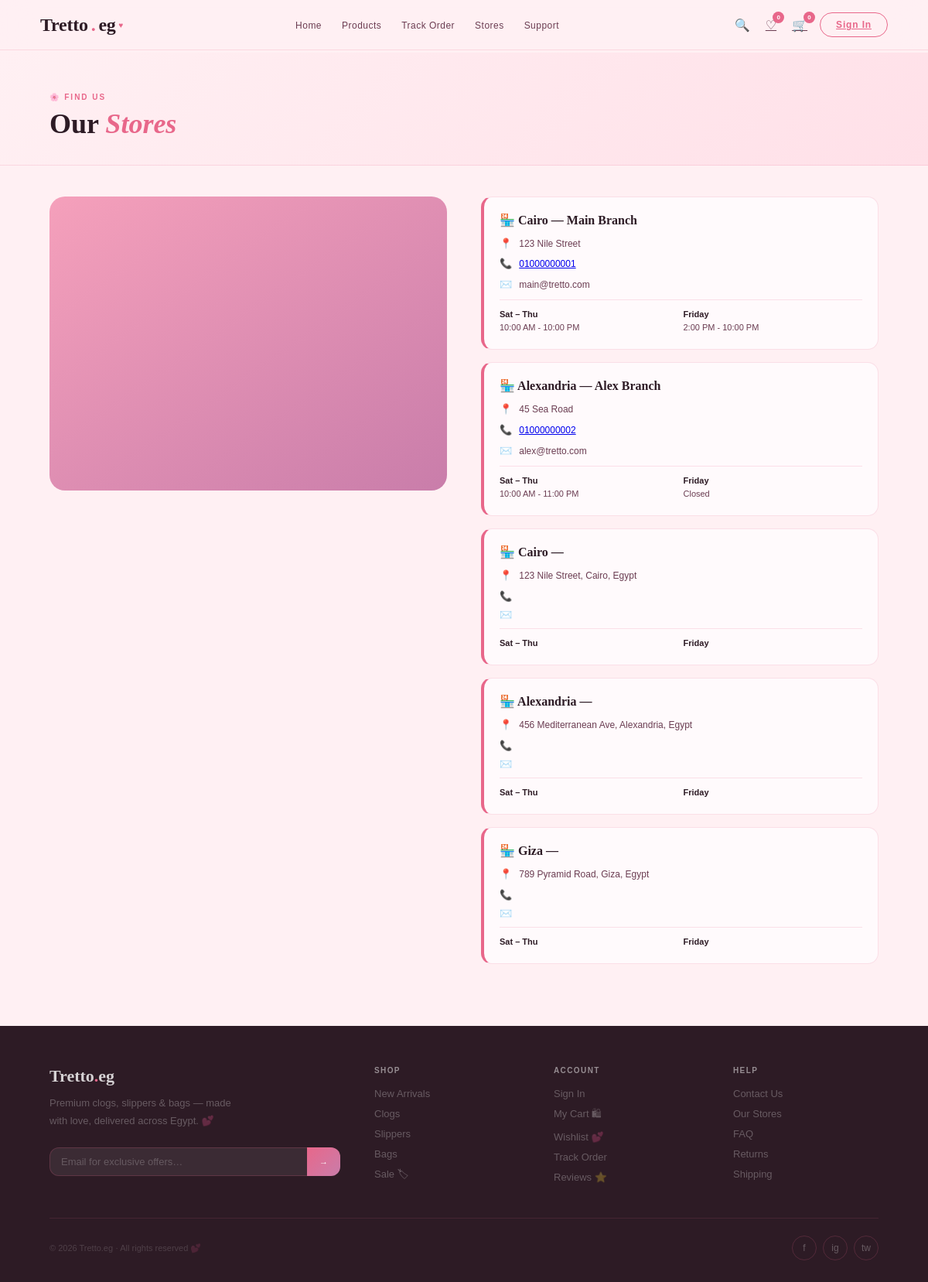
The page /MVC/View/GUI/location.php on the database as committed earlier.
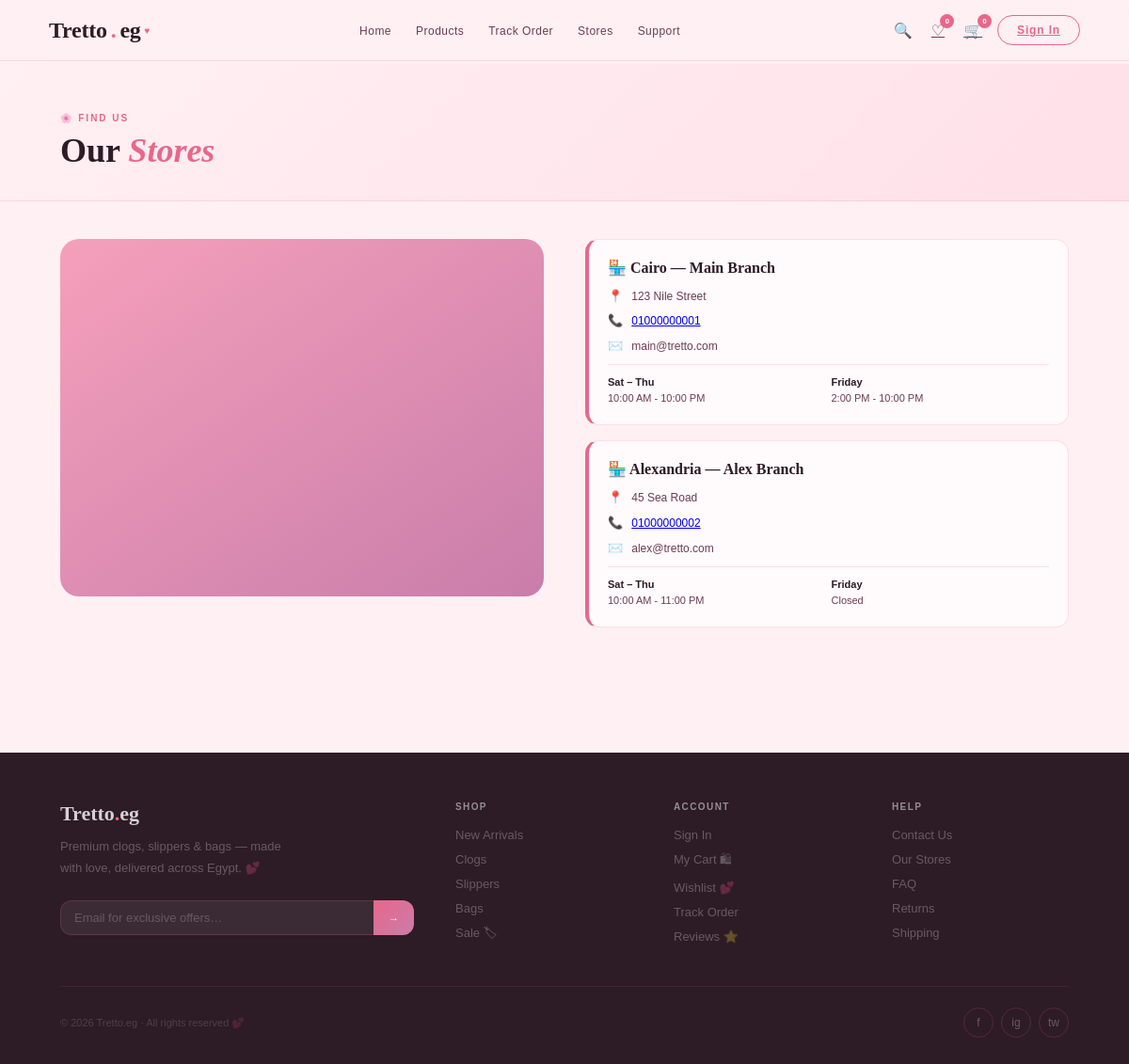
The same page on the database as committed later.
### tables this page shows
CREATE TABLE StoreLocation (
    BranchID INT PRIMARY KEY AUTO_INCREMENT,
    city VARCHAR
(100) NOT NULL,
    name VARCHAR
(100) NOT NULL,
    address VARCHAR
(255) NOT NULL,
    phone VARCHAR
(20) NOT NULL,
    email VARCHAR
(100) NOT NULL,
    sat_thu_hours VARCHAR
(100),
    friday_hours VARCHAR
(100),
    map_link TEXT
);

### MVC/Controller/storelocation_Controller.php (called while the page is built)
<?php
require_once __DIR__ . '/../Model/storelocation.php';
function getLocationsForView($conn) {
    $locationModel = new Location($conn);
    return $locationModel->getAllLocations();
}
?>

### MVC/Model/storelocation.php (called while the page is built)
<?php
class Location
{
    private $db;
    public function __construct($conn)
    {
        $this->db = $conn;
    }
    public function getAllLocations()
    {
        $result = $this->db->query("SELECT * FROM StoreLocation");
        return $result->fetch_all(MYSQLI_ASSOC);
    }
}
?>

### MVC/View/GUI/location.php (the view, shortened to what this page needs)
<!DOCTYPE html>
<html lang="en">
<head>
    <link rel="stylesheet" href="../css/main.css">
    <link rel="stylesheet" href="../css/location.css">
    <link rel="stylesheet" href="../css/navbar.css">
</head>
<body>
    <?php include 'component/navbar.php'; ?>
    <?php
    require_once __DIR__ . '/../../Controller/storelocation_Controller.php';
    require_once __DIR__ . '/../../../db.php';
    $locations = getLocationsForView($conn);
    $activeMap = $locations[0]['map_link'] ?? '';
    ?>
    <div class="page" id="page-location">
        <div class="page-header">
            <div class="sec-tag">🌸 Find Us</div>
            <h1 class="sec-title">Our <em>Stores</em></h1>
        </div>
        <div class="page-wrap">
            <div class="location-layout">
                <div class="map-box">
                    <iframe id="store-map" src="<?= $activeMap ?>" width="100%" height="400" style="border:0;"
                        allowfullscreen="" loading="lazy"></iframe>
                </div>
                <div class="loc-cards">
                    <?php foreach ($locations as $loc): ?>
                        <div class="loc-card" onclick="document.getElementById('store-map').src='<?= $loc['map_link'] ?>'">
                            <div class="lc-title">🏪 <?= $loc['city'] ?> — <?= $loc['name'] ?></div>
                            <div class="lc-row"><span class="lc-ico">📍</span><span
                                    class="lc-txt"><?= $loc['address'] ?></span></div>
                            <div class="lc-row"><span class="lc-ico">📞</span><span class="lc-txt"><a
                                        href="tel:<?= $loc['phone'] ?>"><?= $loc['phone'] ?></a></span></div>
                            <div class="lc-row"><span class="lc-ico">✉️</span><span
                                    class="lc-txt"><?= $loc['email'] ?></span></div>
                            <div class="lc-hours">
                                <div class="hr-row"><span class="hr-day">Sat – Thu</span><?= $loc['sat_thu_hours'] ?></div>
                                <div class="hr-row"><span class="hr-day">Friday</span><?= $loc['friday_hours'] ?></div>
                            </div>
                        </div>
                    <?php endforeach; ?>
                </div>
            </div>
        </div>
    </div>
    <?php include 'component/footer.php'; ?>
</body>
</html>

### MVC/View/GUI/component/navbar.php (shortened to what this page needs)
<?php
$isLoggedIn = !empty($_SESSION['logged_in']);
$userName = $_SESSION['name'] ?? '';
$numCart=0;
$favCount = 0;
?>
<nav id="navbar">
    <a class="logo" href="/Tretto.eg--System/MVC/View/GUI/index.php">Tretto<span>.</span>eg <span
            class="logo-heart">♥</span></a>
    <ul class="nav-links">
        <li><a href="/Tretto.eg--System/MVC/View/GUI/index.php" id="nl-home">Home</a></li>
        <li><a href="/Tretto.eg--System/MVC/View/GUI/products.php" id="nl-products">Products</a></li>
        <li><a href="/Tretto.eg--System/MVC/View/GUI/trackorder.php" id="nl-track">Track Order</a></li>
        <li><a href="/Tretto.eg--System/MVC/View/GUI/location.php" id="nl-location">Stores</a></li>
        <li><a href="/Tretto.eg--System/MVC/View/GUI/support.php" id="nl-support">Support</a></li>
    </ul>
    <div class="nav-acts">
        <form action="/Tretto.eg--System/MVC/View/GUI/products.php" method="GET" style="display:inline;">
            <button type="submit" class="nav-icon">🔍</button>
        </form>
        <a href="/Tretto.eg--System/MVC/View/GUI/favorite.php" class="nav-icon">
            ♡<span class="badge" id="fav-badge"><?= $favCount ?></span>
        </a>
        <a href="/Tretto.eg--System/MVC/View/GUI/cart.php" class="nav-icon">
            <span class="cart-icon-wrapper">🛒</span>
            <span class="badge" id="cart-badge"><?= $numCart;?> </span>
        </a>
        <?php if ($isLoggedIn): ?>
            <span class="nav-username">Hi, <?= $userName ?> 💕</span>
            <form method="POST" action="/Tretto.eg--System/MVC/Controller/AuthController.php" style="display:inline;">
                <input type="hidden" name="action" value="logout">
                <button type="submit" class="btn-nav">Logout</button>
            </form>
        <?php else: ?>
            <a href="/Tretto.eg--System/MVC/View/GUI/register.php" class="btn-nav" id="auth-btn">Sign In</a>
        <?php endif; ?>
    </div>
</nav>

### MVC/View/GUI/component/footer.php
<footer id="footer">
        <div class="ft-grid">
            <div>
                <a class="ft-logo" onclick="goTo('home')">Tretto<span>.</span>eg</a>
                <p class="ft-desc">Premium clogs, slippers & bags — made with love, delivered across Egypt. 💕</p>
                <div class="ft-nl"><input class="ft-inp" type="email" placeholder="Email for exclusive offers…"><button
                        class="ft-btn" onclick="showToast('Subscribed! 🌸')">→</button></div>
            </div>
            <div>
                <div class="ft-col-title">Shop</div>
                <ul class="ft-links">
                    <li><a onclick="goTo('products')">New Arrivals</a></li>
                    <li><a onclick="goTo('products')">Clogs</a></li>
                    <li><a onclick="goTo('products')">Slippers</a></li>
                    <li><a onclick="goTo('products')">Bags</a></li>
                    <li><a onclick="goTo('products')">Sale 🏷</a></li>
                </ul>
            </div>
            <div>
                <div class="ft-col-title">Account</div>
                <ul class="ft-links">
                    <li><a onclick="goTo('login')">Sign In</a></li>
                    <li><a onclick="goTo('cart')">My Cart 🛍</a></li>
                    <li><a onclick="goTo('favorites')">Wishlist 💕</a></li>
                    <li><a onclick="goTo('track')">Track Order</a></li>
                    <li><a onclick="goTo('reviews.php')">Reviews ⭐</a></li>
                </ul>
            </div>
            <div>
                <div class="ft-col-title">Help</div>
                <ul class="ft-links">
                    <li><a onclick="goTo('support')">Contact Us</a></li>
                    <li><a onclick="goTo('location')">Our Stores</a></li>
                    <li><a onclick="goTo('support')">FAQ</a></li>
                    <li><a onclick="goTo('support')">Returns</a></li>
                    <li><a onclick="goTo('support')">Shipping</a></li>
                </ul>
            </div>
        </div>
        <div class="ft-bottom">
            <span class="ft-copy">© 2026 Tretto.eg · All rights reserved 💕</span>
            <div class="ft-soc"><a class="soc-btn">f</a><a class="soc-btn">ig</a><a class="soc-btn">tw</a></div>
        </div>
    </footer>

### MVC/View/css/main.css (style rules this page uses)
*, *::before, *::after { box-sizing: border-box; margin: 0; padding: 0 }
:root { --blush: #FFF0F3; --blush2: #FFE0E8; --blush3: #FFD6E2; --rose: #E8678A; --rose-d: #C44A6D; --rose-l: #F5A0BB; --mauve: #C97DAA; --mauve-l: #E8C3D8; --nude: #F9EEE8; --nude2: #F0DDD4; --gold: #D4A8B0; --gold-a: #C9998A; --dark: #2D1B25; --mid: #6B3D52; --muted: #A07088; --white: #FFFAFC; --border: rgba(232, 103, 138, .18); --shadow: 0 8px 40px rgba(45, 27, 37, .1); }
html { scroll-behavior: smooth }
body { font-family: 'DM Sans', sans-serif; background: var(--blush); color: var(--dark); overflow-x: hidden; min-height: 100vh }
.page { padding-top: 68px; min-height: 100vh; animation: fadeIn .35s ease; position: relative; z-index: 1 }
.sec-tag { font-size: 10px; letter-spacing: .2em; text-transform: uppercase; color: var(--rose); margin-bottom: 10px; font-weight: 700 }
.sec-title { font-family: 'Playfair Display', serif; font-size: clamp(28px, 3vw, 44px); font-weight: 700; line-height: 1.1; color: var(--dark) }
.sec-title em { font-style: italic; color: var(--rose) }
.page-header { padding: 52px 64px 32px; border-bottom: 1px solid var(--border); background: linear-gradient(135deg, var(--blush) 0%, var(--blush2) 100%) }
.page-wrap { padding: 40px 64px 80px }

### MVC/View/css/location.css (style rules this page uses)
.location-layout { display: grid; grid-template-columns: 1fr 1fr; gap: 44px; align-items: start }
.map-box { background: linear-gradient(145deg, var(--rose-l), var(--mauve)); aspect-ratio: 1.35; position: relative; overflow: hidden; display: flex; align-items: center; justify-content: center; border-radius: 20px }
.loc-cards { display: flex; flex-direction: column; gap: 16px }
.loc-card { padding: 20px; background: var(--white); border: 1.5px solid var(--border); border-left: 4px solid var(--rose); border-radius: 14px }
.lc-title { font-family: 'Playfair Display', serif; font-size: 16px; font-weight: 700; color: var(--dark); margin-bottom: 12px }
.lc-row { display: flex; align-items: flex-start; gap: 9px; margin-bottom: 8px }
.lc-ico { font-size: 13px; margin-top: 1px; flex-shrink: 0 }
.lc-txt { font-size: 12px; color: var(--mid); line-height: 1.55; font-weight: 300 }
.lc-hours { display: grid; grid-template-columns: 1fr 1fr; gap: 6px; margin-top: 10px; padding-top: 10px; border-top: 1px solid var(--border) }
.hr-row { font-size: 11px; color: var(--mid); line-height: 1.5 }
.hr-day { font-weight: 700; color: var(--dark); display: block; font-size: 11px }

Rows that differ between the two databases and show on the page:
removed storelocation: city "Cairo", address "123 Nile Street, Cairo, Egypt"
removed storelocation: city "Alexandria", address "456 Mediterranean Ave, Alexandria, Egypt"
removed storelocation: city "Giza", address "789 Pyramid Road, Giza, Egypt"
